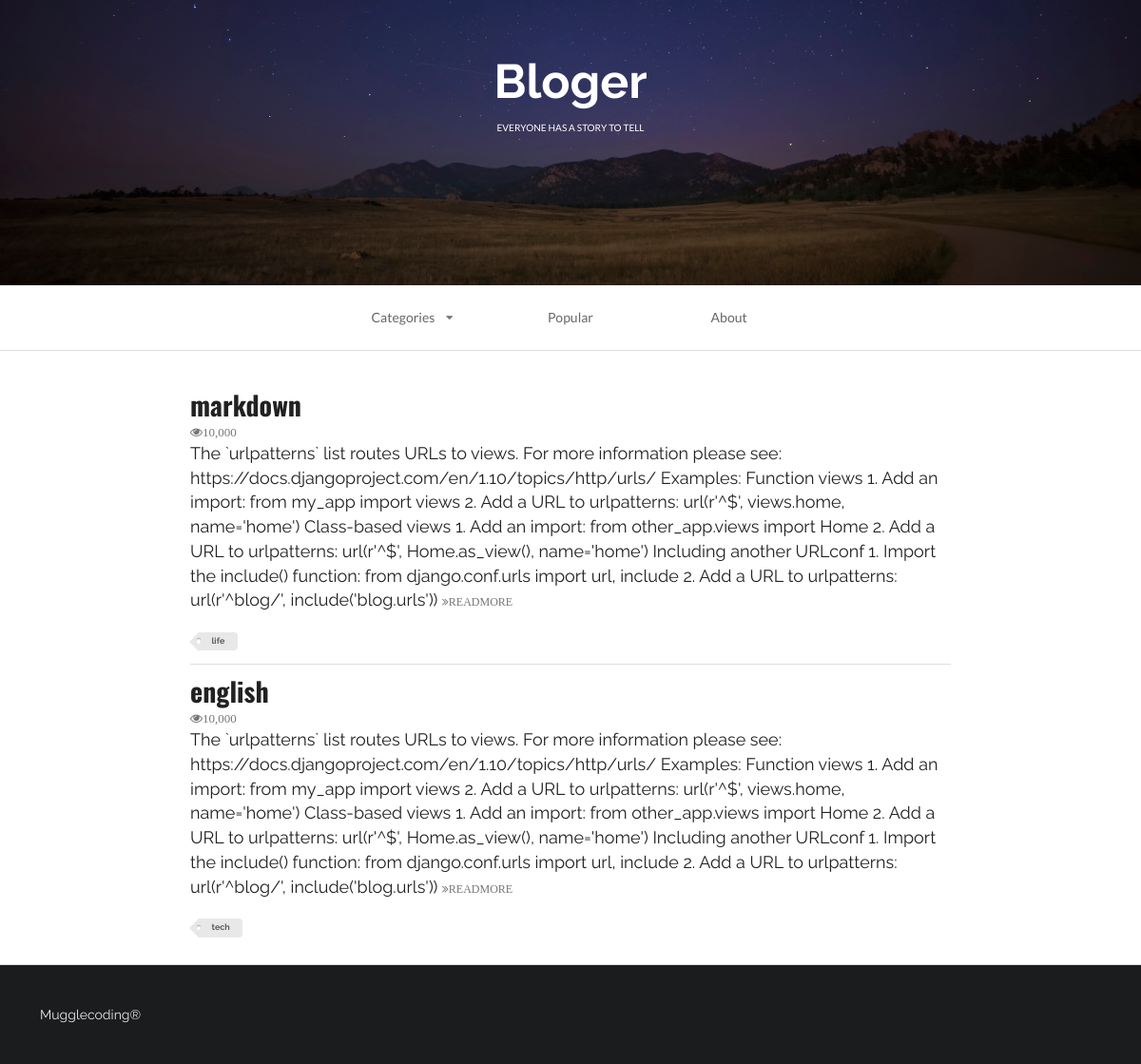
/index, run on the app's committed database.
### firstapp/models.py (models this page shows, shortened)
class Article(models.Model):
    headline = models.CharField(null=True,blank=True,max_length=500)
    content = models.TextField(null=True,blank=True)
    TAG_CHOICES = (
        ('tech','Tech'),
        ('life','Life'),
    )
    tag = models.CharField(null=True,blank=True,max_length=5,choices=TAG_CHOICES)

### firstapp/views.py (the view)
# urls.py: url(r'^index', index, name='index'),
def index(request):
    queryset = request.GET.get('tag')
    if queryset:
        article_list = Article.objects.filter(tag=queryset)
    else:
        article_list = Article.objects.all()
    context = {}
    context['article_list'] = article_list
    index_page = render(request,'first_web_2.html',context)
    return index_page

### firstapp/templates/first_web_2.html (shortened to what this page needs)
<!DOCTYPE html>
{% load staticfiles %}
<html>
    <head>
        <link rel="stylesheet" href="{% static 'css/semantic.css' %}"  media="screen" title="no title" charset="utf-8">
    </head>
    <body>
        <div class="ui inverted vertical  segment masthead">
            <h1 class="ui center aligned header blogslogon" style="font-size:50px;font-family: 'Raleway', sans-serif!important;">
                Bloger
                <p class="ui sub header">
                    everyone has a story to tell
                </p>
            </h1>
        </div>
        <div class="ui container nav">
            <div class="ui borderless text three item menu ">
                <div class="ui simple dropdown  item">
                    Categories
                    <i class="dropdown icon"></i>
                </div>
                <a class="item">
                    Popular
                </a>
                <a class="item">
                    About
                </a>
            </div>
        </div>
        <div class="ui divider"></div>
        <div class="ui vertical segment">
            {% for article in article_list %}
                <div class="ui container vertical segment">
                    <a href="#">
                        <h1 class="ui header">
                            {{ article.headline }}
                        </h1>
                    </a>
                    <i class="icon grey small unhide">10,000</i>
                    <p>
                        {{ article.content|truncatewords:100 }}
                        <a href="#">
                            <i class="angle tiny double grey right icon">READMORE</i>
                        </a>
                    </p>
                    <div class="ui mini  tag label">
                        {{ article.tag }}
                    </div>
                </div>
            {% endfor %}
        </div>
        <div class="ui inverted  vertical very padded  segment">
            Mugglecoding®
        </div>
    </body>
</html>

### data on the page
Article: headline "markdown", content "The `urlpatterns` list routes URLs to views. For more information please see: https://docs.djangoproject.com/en/1.10/topics/http/urls/ Examples: Function views 1. Add an import: from my_app import views 2. Add a URL to urlpatterns: url(r'^$', views.home, name='home') Class-based views 1. Add an import: from other_app.views import Home 2. Add a URL to urlpatterns: url(r'^$', Home.as_view(), name='home') Including another URLconf 1. Import the include() function: from django.conf.urls import url, include 2. Add a URL to urlpatterns: url(r'^blog/', include('blog.urls'))", tag "life"
Article: headline "english", content "The `urlpatterns` list routes URLs to views. For more information please see: https://docs.djangoproject.com/en/1.10/topics/http/urls/ Examples: Function views 1. Add an import: from my_app import views 2. Add a URL to urlpatterns: url(r'^$', views.home, name='home') Class-based views 1. Add an import: from other_app.views import Home 2. Add a URL to urlpatterns: url(r'^$', Home.as_view(), name='home') Including another URLconf 1. Import the include() function: from django.conf.urls import url, include 2. Add a URL to urlpatterns: url(r'^blog/', include('blog.urls'))", tag "tech"
